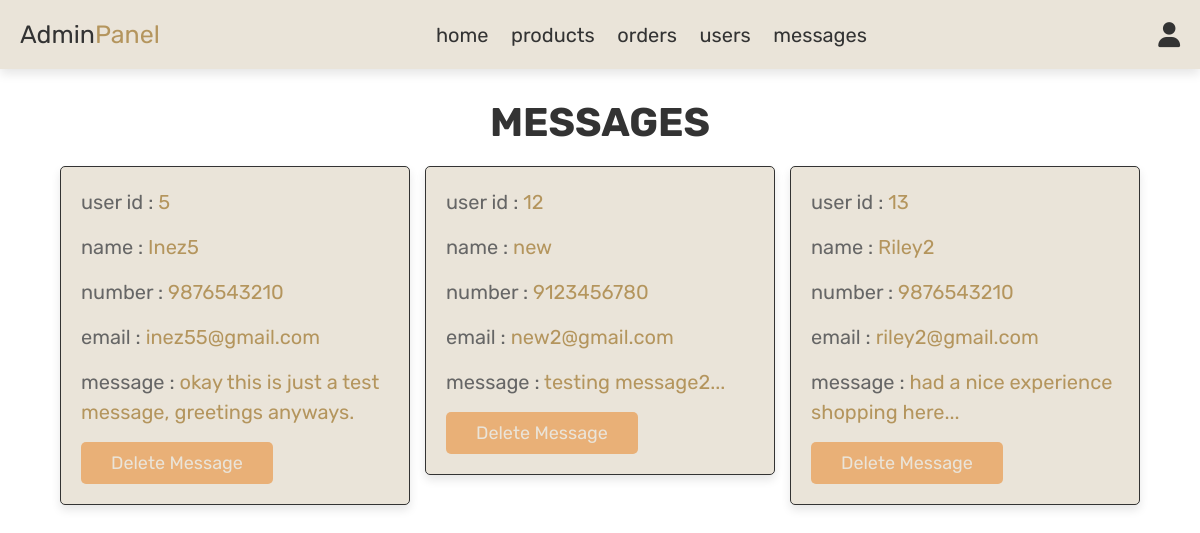
The app's page /FurnitureShop/admin_contacts.php (signed in) with its own data.
### tables this page shows
CREATE TABLE `message` (
  `id` int(100) NOT NULL,
  `user_id` int(100) NOT NULL,
  `name` varchar(100) NOT NULL,
  `email` varchar(100) NOT NULL,
  `number` varchar(12) NOT NULL,
  `message` varchar(500) NOT NULL
);

### FurnitureShop/admin_contacts.php (the view, shortened to what this page needs)
<?php
include 'config.php';
?>
<!DOCTYPE html>
<html lang="en">
<head>
   <link rel="stylesheet" href="https://cdnjs.cloudflare.com/ajax/libs/font-awesome/6.0.0/css/all.min.css">
   <link rel="stylesheet" href="admin_style.css">
</head>
<body>
<?php include 'admin_header.php'; ?>
<section class="messages">
   <h1 class="title"> messages </h1>
   <div class="box-container">
   <?php
      $select_message = mysqli_query($conn, "SELECT * FROM `message`") or die('query failed');
      if(mysqli_num_rows($select_message) > 0){
         while($fetch_message = mysqli_fetch_assoc($select_message)){
   ?>
   <div class="box">
      <p> user id : <span><?php echo $fetch_message['user_id']; ?></span> </p>
      <p> name : <span><?php echo $fetch_message['name']; ?></span> </p>
      <p> number : <span><?php echo $fetch_message['number']; ?></span> </p>
      <p> email : <span><?php echo $fetch_message['email']; ?></span> </p>
      <p> message : <span><?php echo $fetch_message['message']; ?></span> </p>
      <a href="admin_contacts.php?delete=<?php echo $fetch_message['id']; ?>" onclick="return confirm('delete this message?');" class="delete-btn">delete message</a>
   </div>
   <?php
      };
   }else{
      echo '<p class="empty">you have no messages</p>';
   }
   ?>
   </div>
</section>
</body>
</html>

### FurnitureShop/admin_style.css (style rules this page uses)
:root { --purple:#b4955d; --red:#e9b077; --orange:#81540c; --black:#333; --white:#eae4d9; --light-color:#666; --light-white:#a59b7d; --light-bg:#ffffff; --border:.1rem solid var(--black); --box-shadow:0 .5rem 1rem rgba(0,0,0,.1); }
* { font-family: 'Rubik', sans-serif; margin:0; padding:0; box-sizing: border-box; outline: none; border:none; text-decoration: none; transition:all .2s linear; }
html { font-size: 62.5%; overflow-x: hidden; }
body { background-color: var(--light-bg); }
section { padding:3rem 2rem; }
.title { text-align: center; margin-bottom: 2rem; text-transform: uppercase; color:var(--black); font-size: 4rem; }
.btn, .option-btn, .delete-btn, .white-btn { display: inline-block; margin-top: 1rem; padding:1rem 3rem; cursor: pointer; color:var(--white); font-size: 1.8rem; border-radius: .5rem; text-transform: capitalize; }
.delete-btn { background-color: var(--red); }
.messages .box-container { display: grid; grid-template-columns: repeat(auto-fit, 35rem); justify-content: center; gap:1.5rem; max-width: 1200px; margin:0 auto; align-items: flex-start; }
.messages .box-container .box { background-color: var(--white); padding:2rem; border:var(--border); box-shadow: var(--box-shadow); border-radius: .5rem; }
.messages .box-container .box p { padding-bottom: 1.5rem; font-size: 2rem; color:var(--light-color); line-height: 1.5; }
.messages .box-container .box p span { color:var(--purple); }
.messages .box-container .box .delete-btn { margin-top: 0; }

### records on screen
message: user "5", name "Inez5", number "9876543210", email "inez55@gmail.com", message "okay this is just a test message, greetings anyways."
message: user "12", name "new", number "9123456780", email "new2@gmail.com", message "testing message2..."
message: user "13", name "Riley2", number "9876543210", email "riley2@gmail.com", message "had a nice experience shopping here..."
